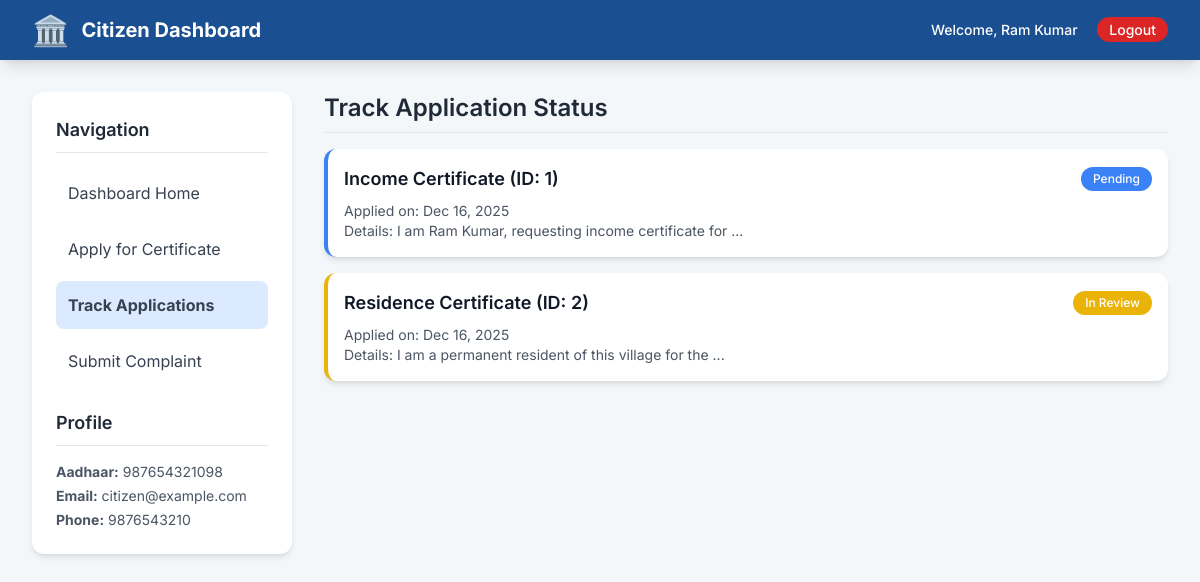
Page /dashboard.php?action=status (signed in) on the committed database.
### tables this page shows
CREATE TABLE `users` (
  `user_id` INT(11) NOT NULL AUTO_INCREMENT,
  `full_name` VARCHAR(255) NOT NULL,
  `aadhaar_number` VARCHAR(12) NOT NULL UNIQUE,
  `phone_number` VARCHAR(15) NOT NULL,
  `email` VARCHAR(255) NOT NULL UNIQUE,
  `password_hash` VARCHAR(255) NOT NULL,
  `role` ENUM('citizen', 'staff', 'admin') NOT NULL DEFAULT 'citizen',
  `created_at` TIMESTAMP DEFAULT CURRENT_TIMESTAMP,
  PRIMARY KEY (`user_id`)
);

CREATE TABLE `applications` (
  `application_id` INT(11) NOT NULL AUTO_INCREMENT,
  `user_id` INT(11) NOT NULL,
  `certificate_type` VARCHAR(100) NOT NULL,
  `application_details` TEXT NOT NULL,
  `document_path` VARCHAR(255) NOT NULL,
  `status` ENUM('Pending', 'In Review', 'Approved', 'Rejected') NOT NULL DEFAULT 'Pending',
  `remark` TEXT,
  `certificate_download_path` VARCHAR(255) DEFAULT NULL,
  `applied_at` TIMESTAMP DEFAULT CURRENT_TIMESTAMP,
  `updated_at` TIMESTAMP DEFAULT CURRENT_TIMESTAMP ON UPDATE CURRENT_TIMESTAMP,
  PRIMARY KEY (`application_id`),
  FOREIGN KEY (`user_id`) REFERENCES `users`(`user_id`) ON DELETE CASCADE
);

### dashboard.php (the view, shortened to what this page needs)
<?php
require_once 'includes/db_connect.php';
$user_id = $_SESSION['user_id'];
$user_full_name = $_SESSION['full_name'];
$user_info = [];
try {
    $stmt = $pdo->prepare("SELECT full_name, aadhaar_number, phone_number, email FROM users WHERE user_id = ?");
    $stmt->execute([$user_id]);
    $user_info = $stmt->fetch();
} catch (Exception $e) {
    $error = "Could not fetch user profile: " . $e->getMessage();
}
$page = $_GET['action'] ?? 'home';
$applications = [];
if ($page == 'status' || $page == 'home') {
    $stmt = $pdo->prepare("SELECT * FROM applications WHERE user_id = ? ORDER BY applied_at DESC");
    $stmt->execute([$user_id]);
    $applications = $stmt->fetchAll();
}
?>
<!DOCTYPE html>
<html lang="en">
<head>
    <script src="https://cdn.tailwindcss.com"></script>
</head>
<body>
    <header class="gov-blue text-white shadow-lg">
        <div class="max-w-7xl mx-auto px-4 sm:px-6 lg:px-8 py-3 flex justify-between items-center">
            <div class="flex items-center space-x-3">
                <span class="text-3xl">🏛️</span>
                <span class="text-xl font-bold">Citizen Dashboard</span>
            </div>
            <div class="text-sm font-medium">
                <span>Welcome, <?= htmlspecialchars($user_info['full_name'] ?? $user_full_name) ?></span>
                <a href="logout.php" class="ml-4 bg-red-600 px-3 py-1 rounded-full hover:bg-red-700 transition">Logout</a>
            </div>
        </div>
    </header>
    <div class="max-w-7xl mx-auto px-4 sm:px-6 lg:px-8 py-8">
        <div class="grid grid-cols-1 lg:grid-cols-4 gap-8">
            <nav class="lg:col-span-1 bg-white p-6 rounded-xl card-shadow h-min">
                <h3 class="text-lg font-semibold text-gray-800 mb-4 border-b pb-2">Navigation</h3>
                <ul class="space-y-2">
                    <li><a href="?action=home" class="block p-3 rounded-lg text-gray-700 hover:bg-blue-50 transition duration-150 <?= $page == 'home' ? 'bg-blue-100 font-bold text-gov-blue' : '' ?>">Dashboard Home</a></li>
                    <li><a href="?action=apply" class="block p-3 rounded-lg text-gray-700 hover:bg-blue-50 transition duration-150 <?= $page == 'apply' ? 'bg-blue-100 font-bold text-gov-blue' : '' ?>">Apply for Certificate</a></li>
                    <li><a href="?action=status" class="block p-3 rounded-lg text-gray-700 hover:bg-blue-50 transition duration-150 <?= $page == 'status' ? 'bg-blue-100 font-bold text-gov-blue' : '' ?>">Track Applications</a></li>
                    <li><a href="?action=complain" class="block p-3 rounded-lg text-gray-700 hover:bg-blue-50 transition duration-150 <?= $page == 'complain' ? 'bg-blue-100 font-bold text-gov-blue' : '' ?>">Submit Complaint</a></li>
                </ul>
                <h3 class="text-lg font-semibold text-gray-800 mt-6 mb-4 border-b pb-2">Profile</h3>
                <div class="text-sm text-gray-600 space-y-1">
                    <p><strong>Aadhaar:</strong> <?= htmlspecialchars($user_info['aadhaar_number'] ?? 'N/A') ?></p>
                    <p><strong>Email:</strong> <?= htmlspecialchars($user_info['email'] ?? 'N/A') ?></p>
                    <p><strong>Phone:</strong> <?= htmlspecialchars($user_info['phone_number'] ?? 'N/A') ?></p>
                </div>
            </nav>
            <div class="lg:col-span-3">
                <div class="space-y-4">
                    <?php if (empty($applications)): ?>
                        <p class="text-gray-500 p-4 bg-white rounded-lg card-shadow">No applications submitted yet. <a href="?action=apply" class="text-blue-600 hover:underline">Apply now.</a></p>
                    <?php else: ?>
                        <?php foreach ($applications as $app): ?>
                            <?php
                                $status_color = match($app['status']) {
                                    'Approved' => 'bg-green-500',
                                    'Rejected' => 'bg-red-500',
                                    'In Review' => 'bg-yellow-500',
                                    default => 'bg-blue-500',
                                };
                            ?>
                            <div class="p-4 bg-white rounded-xl card-shadow border-l-4 <?= str_replace('bg-', 'border-', $status_color) ?>">
                                <div class="flex justify-between items-center">
                                    <h3 class="font-semibold text-lg text-gray-900"><?= htmlspecialchars($app['certificate_type']) ?> (ID: <?= $app['application_id'] ?>)</h3>
                                    <span class="px-3 py-1 text-xs font-medium text-white rounded-full <?= $status_color ?>"><?= htmlspecialchars($app['status']) ?></span>
                                </div>
                                <p class="text-sm text-gray-600 mt-2">Applied on: <?= date('M d, Y', strtotime($app['applied_at'])) ?></p>
                                <p class="text-sm text-gray-600">Details: <?= substr(htmlspecialchars($app['application_details']), 0, 50) ?>...</p>
                            </div>
                        <?php endforeach; ?>
                    <?php endif; ?>
                </div>
                <?php
                $application_list_content = ob_get_clean();
                switch ($page) {
                        ?>
                        <?php
                    case 'status':
                        ?>
                        <h2 class="text-2xl font-semibold text-gray-800 mb-4 border-b pb-2">Track Application Status</h2>
                        <?= $application_list_content ?>
                        <?php
                        break;
                        ?>
                        <?php
                }
                ?>
            </div>
        </div>
    </div>
</body>
</html>

### dashboard.php (style rules this page uses)
body { font-family: 'Inter', sans-serif; background-color: #f4f7f9; }
.gov-blue { background-color: #1a4f91; }
.card-shadow { box-shadow: 0 4px 6px -1px rgba(0, 0, 0, 0.1), 0 2px 4px -2px rgba(0, 0, 0, 0.06); }

### rows in the picture
users: full_name "Ram Kumar", aadhaar_number "987654321098", email "citizen@example.com", phone_number "9876543210"
applications: certificate_type "Income Certificate", application_id "1", status "Pending", applied_at "Dec 16, 2025", application_details "I am Ram Kumar, requesting income certificate for"
applications: certificate_type "Residence Certificate", application_id "2", status "In Review", applied_at "Dec 16, 2025", application_details "I am a permanent resident of this village for the"
